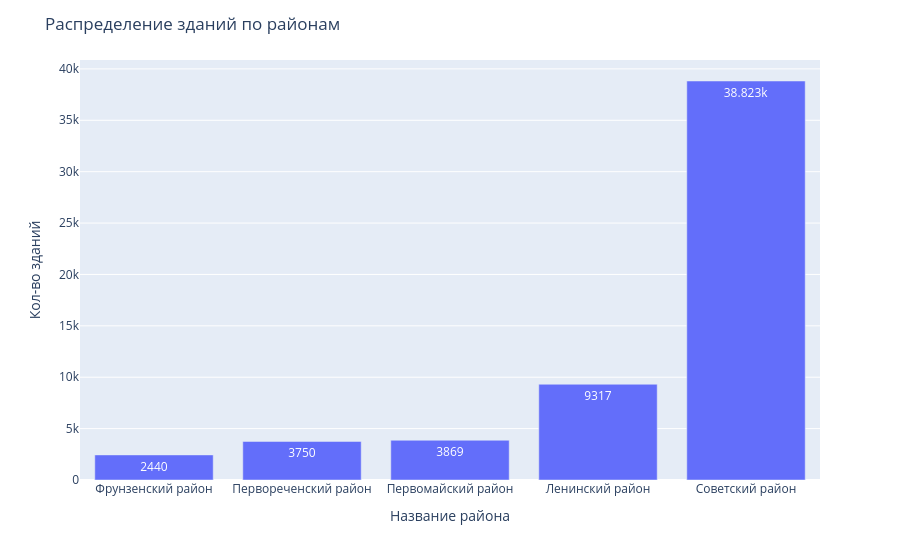

Here is the notebook cell this chart was saved with:
### Markdown cell above
### Название района

### Code cell
district_count = buildings_for_analysis.groupby("district_name")["id"].count().reset_index().rename(columns={
    "district_name": "Название района",
    "id": "Кол-во зданий"
}).sort_values(by="Кол-во зданий")

fig = px.bar(district_count, x="Название района", y="Кол-во зданий", text_auto=True)

fig.update_layout(
    title_text="Распределение зданий по районам"
)

fig.show()

### Figure 1 — Plotly figure (JSON) as saved in the notebook; plotly's stock layout.template omitted (floating-point values rounded to 4 significant figures)
{"data": [{"hovertemplate": "Название района=%{x}<br>Кол-во зданий=%{y}<extra></extra>", "legendgroup": "", "marker": {"color": "#636efa", "pattern": {"shape": ""}}, "name": "", "orientation": "v", "showlegend": false, "textposition": "auto", "texttemplate": "%{y}", "type": "bar", "x": ["Фрунзенский район", "Первореченский район", "Первомайский район", "Ленинский район", "Советский район"], "xaxis": "x", "y": [2440, 3750, 3869, 9317, 38823], "yaxis": "y"}], "layout": {"barmode": "relative", "legend": {"tracegroupgap": 0}, "margin": {"t": 60}, "title": {"text": "Распределение зданий по районам"}, "xaxis": {"anchor": "y", "domain": [0, 1], "title": {"text": "Название района"}}, "yaxis": {"anchor": "x", "domain": [0, 1], "title": {"text": "Кол-во зданий"}}}}
